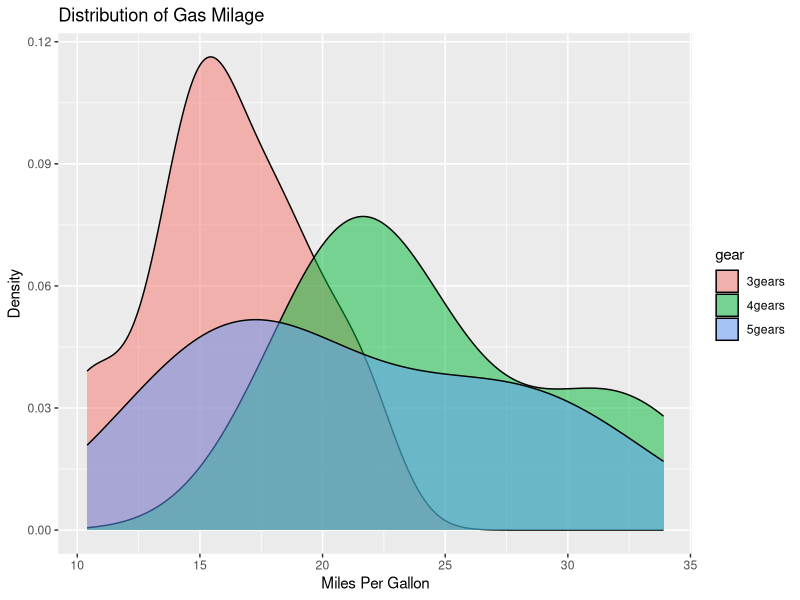
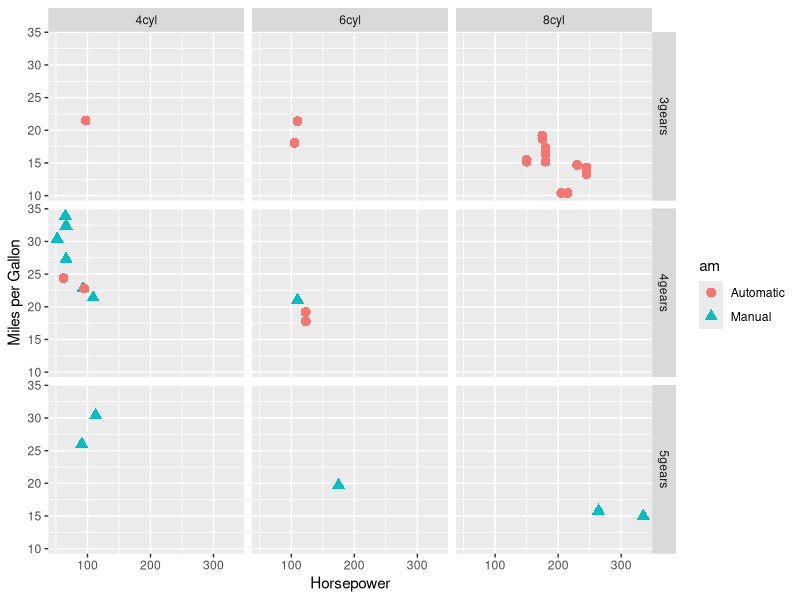
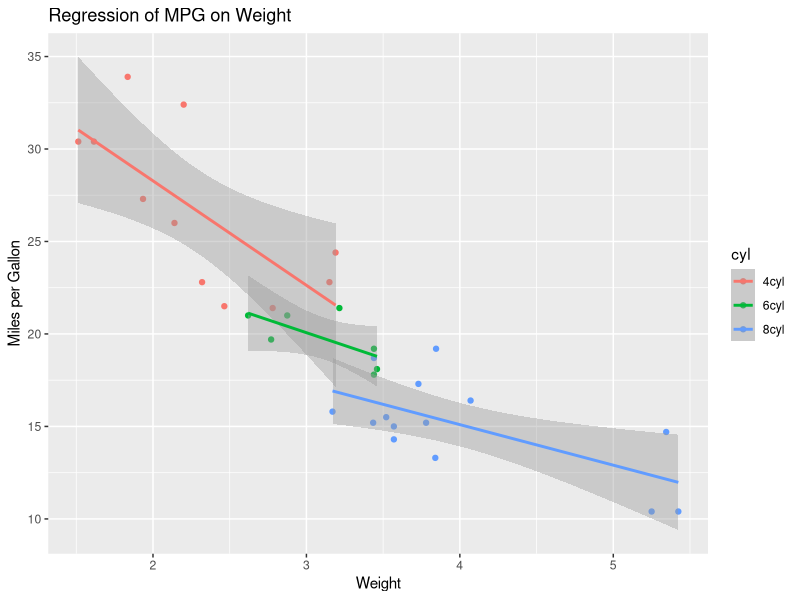
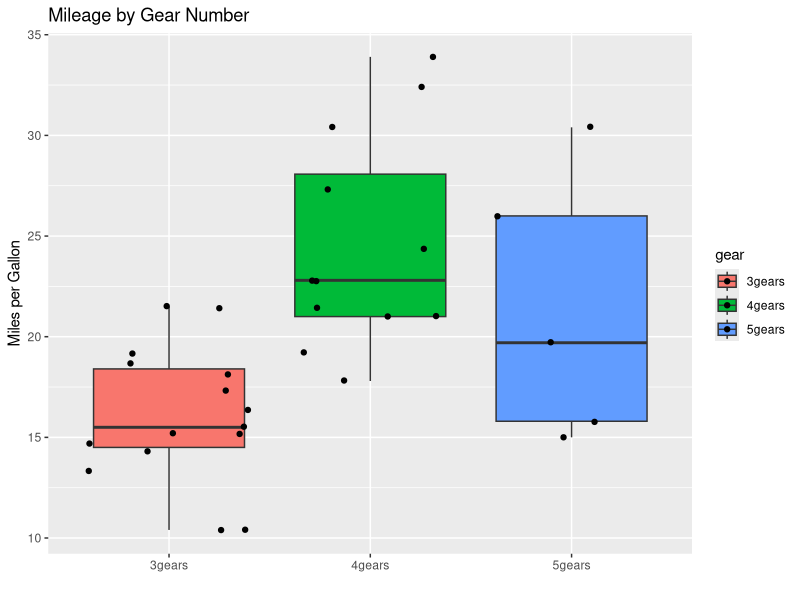
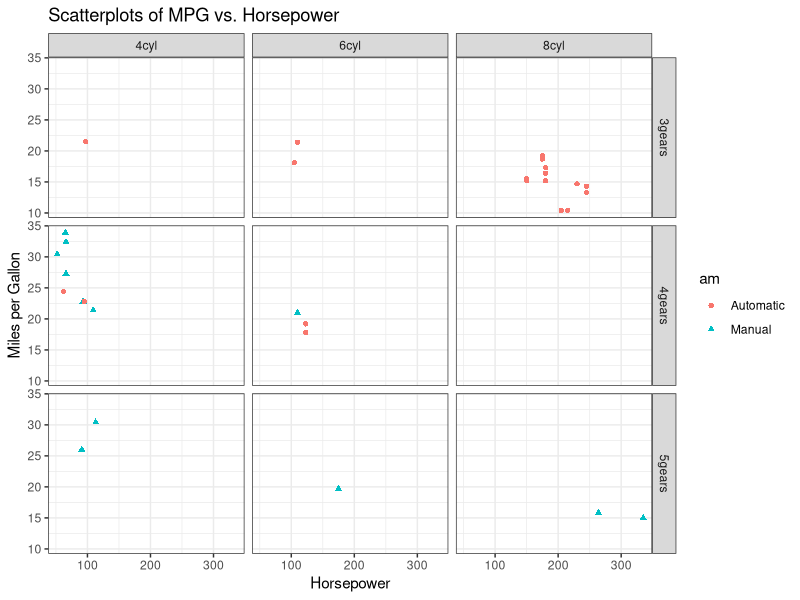
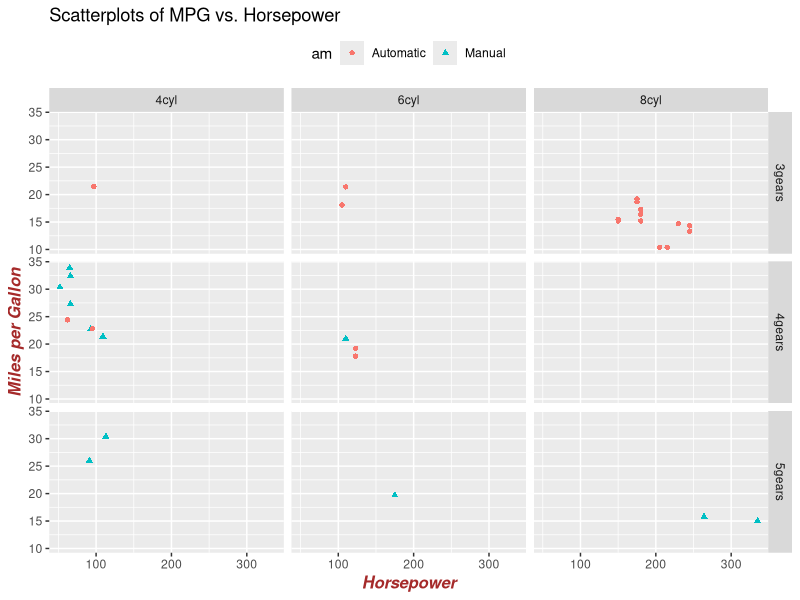

R code for these plots, in order:
## ---- chunk 1
# ggplot2 examples
library(ggplot2) 

# create factors with value labels 
mtcars$gear <- factor(mtcars$gear,levels=c(3,4,5),
         labels=c("3gears","4gears","5gears")) 
mtcars$am <- factor(mtcars$am,levels=c(0,1),
  	 labels=c("Automatic","Manual")) 
mtcars$cyl <- factor(mtcars$cyl,levels=c(4,6,8),
   labels=c("4cyl","6cyl","8cyl")) 

# Kernel density plots for mpg
# grouped by number of gears (indicated by color)
qplot(mpg, data=mtcars, geom="density", fill=gear, alpha=I(.5), 
   main="Distribution of Gas Milage", xlab="Miles Per Gallon", 
   ylab="Density")

# Scatterplot of mpg vs. hp for each combination of gears and cylinders
# in each facet, transmittion type is represented by shape and color
qplot(hp, mpg, data=mtcars, shape=am, color=am, 
   facets=gear~cyl, size=I(3),
   xlab="Horsepower", ylab="Miles per Gallon") 

# Separate regressions of mpg on weight for each number of cylinders
qplot(wt, mpg, data=mtcars, geom=c("point", "smooth"), 
   method="lm", formula=y~x, color=cyl, 
   main="Regression of MPG on Weight", 
   xlab="Weight", ylab="Miles per Gallon")

# Boxplots of mpg by number of gears 
# observations (points) are overlayed and jittered
qplot(gear, mpg, data=mtcars, geom=c("boxplot", "jitter"), 
   fill=gear, main="Mileage by Gear Number",
   xlab="", ylab="Miles per Gallon")
## ---- chunk 2
library(ggplot2)

p <- qplot(hp, mpg, data=mtcars, shape=am, color=am, 
   facets=gear~cyl, main="Scatterplots of MPG vs. Horsepower",
   xlab="Horsepower", ylab="Miles per Gallon")

# White background and black grid lines
p + theme_bw()

# Large brown bold italics labels
# and legend placed at top of plot
p + theme(axis.title=element_text(face="bold.italic", 
   size="12", color="brown"), legend.position="top")
